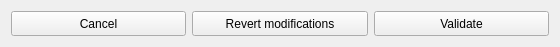
<?xml version="1.0" encoding="UTF-8"?>
<ui version="4.0">
 <class>WidgetGlobalFormButtons</class>
 <widget class="QWidget" name="WidgetGlobalFormButtons">
  <property name="geometry">
   <rect>
    <x>0</x>
    <y>0</y>
    <width>560</width>
    <height>43</height>
   </rect>
  </property>
  <property name="maximumSize">
   <size>
    <width>16777215</width>
    <height>50</height>
   </size>
  </property>
  <property name="windowTitle">
   <string>Form</string>
  </property>
  <layout class="QHBoxLayout" name="horizontalLayout_2">
   <item>
    <widget class="QPushButton" name="button_cancel">
     <property name="minimumSize">
      <size>
       <width>0</width>
       <height>25</height>
      </size>
     </property>
     <property name="text">
      <string>Cancel</string>
     </property>
     <property name="icon">
      <iconset resource="../../../../data/ui_pictures.qrc">
       <normaloff>:/buttons/logo/images/cancel.png</normaloff>:/buttons/logo/images/cancel.png</iconset>
     </property>
    </widget>
   </item>
   <item>
    <widget class="QPushButton" name="button_revert">
     <property name="minimumSize">
      <size>
       <width>0</width>
       <height>25</height>
      </size>
     </property>
     <property name="text">
      <string>Revert modifications</string>
     </property>
     <property name="icon">
      <iconset resource="../../../../data/ui_pictures.qrc">
       <normaloff>:/buttons/logo/images/revert.png</normaloff>:/buttons/logo/images/revert.png</iconset>
     </property>
    </widget>
   </item>
   <item>
    <widget class="QPushButton" name="button_ok">
     <property name="minimumSize">
      <size>
       <width>0</width>
       <height>25</height>
      </size>
     </property>
     <property name="text">
      <string>Validate</string>
     </property>
     <property name="icon">
      <iconset resource="../../../../data/ui_pictures.qrc">
       <normaloff>:/buttons/logo/images/apply.png</normaloff>:/buttons/logo/images/apply.png</iconset>
     </property>
    </widget>
   </item>
  </layout>
 </widget>
 <resources>
  <include location="../../../../data/ui_pictures.qrc"/>
 </resources>
 <connections/>
 <slots>
  <signal>applyClicked()</signal>
  <signal>revertClicked()</signal>
  <signal>cancelClicked()</signal>
 </slots>
</ui>
